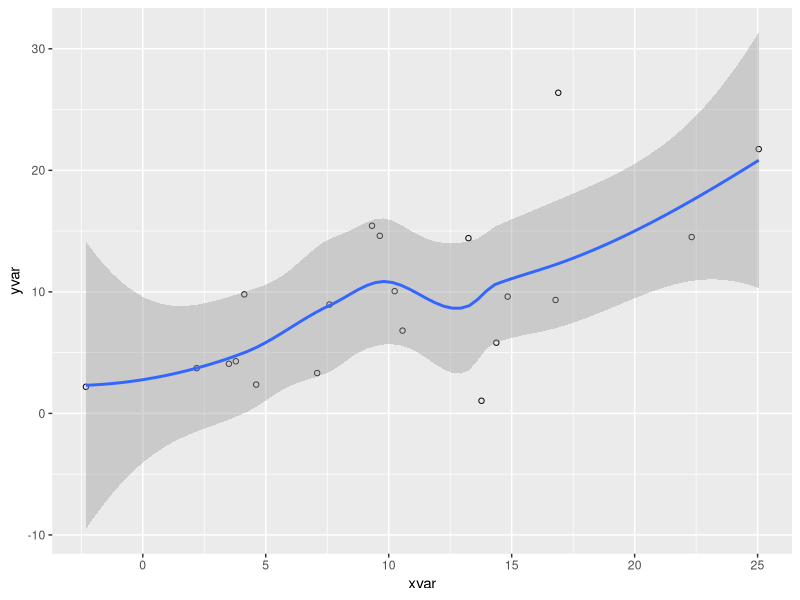

This chart was generated by the following R code:
## ---- chunk 1
summary(cars)
## ---- chunk 2
#| label: fig-pressure
#| fig-cap: "Pressure"
#| code-fold: true

library(ggplot2)
dat <- data.frame(cond = rep(c("A", "B"), each=10),
                  xvar = 1:20 + rnorm(20,sd=3),
                  yvar = 1:20 + rnorm(20,sd=3))

ggplot(dat, aes(x=xvar, y=yvar)) +
    geom_point(shape=1) + 
    geom_smooth() 
## ---- chunk 3
knitr::kable(head(ggplot2::diamonds))
